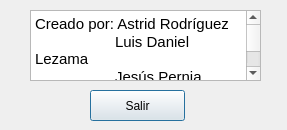
<?xml version="1.0" encoding="UTF-8"?>
<ui version="4.0">
 <class>creditos</class>
 <widget class="QDialog" name="creditos">
  <property name="geometry">
   <rect>
    <x>0</x>
    <y>0</y>
    <width>287</width>
    <height>130</height>
   </rect>
  </property>
  <property name="windowTitle">
   <string>Dialog</string>
  </property>
  <widget class="QTextBrowser" name="textBrowser">
   <property name="geometry">
    <rect>
     <x>30</x>
     <y>10</y>
     <width>231</width>
     <height>71</height>
    </rect>
   </property>
   <property name="html">
    <string>&lt;!DOCTYPE HTML PUBLIC &quot;-//W3C//DTD HTML 4.0//EN&quot; &quot;http://www.w3.org/TR/REC-html40/strict.dtd&quot;&gt;
&lt;html&gt;&lt;head&gt;&lt;meta name=&quot;qrichtext&quot; content=&quot;1&quot; /&gt;&lt;style type=&quot;text/css&quot;&gt;
p, li { white-space: pre-wrap; }
&lt;/style&gt;&lt;/head&gt;&lt;body style=&quot; font-family:'Cantarell'; font-size:11pt; font-weight:400; font-style:normal;&quot;&gt;
&lt;p style=&quot; margin-top:0px; margin-bottom:0px; margin-left:0px; margin-right:0px; -qt-block-indent:0; text-indent:0px;&quot;&gt;Creado por: Astrid Rodríguez &lt;/p&gt;
&lt;p style=&quot; margin-top:0px; margin-bottom:0px; margin-left:0px; margin-right:0px; -qt-block-indent:0; text-indent:0px;&quot;&gt;	Luis Daniel Lezama&lt;/p&gt;
&lt;p style=&quot; margin-top:0px; margin-bottom:0px; margin-left:0px; margin-right:0px; -qt-block-indent:0; text-indent:0px;&quot;&gt;	Jesús Pernia&lt;/p&gt;
&lt;p style=&quot; margin-top:0px; margin-bottom:0px; margin-left:0px; margin-right:0px; -qt-block-indent:0; text-indent:0px;&quot;&gt;	Miguel Méndez &lt;/p&gt;
&lt;p style=&quot; margin-top:0px; margin-bottom:0px; margin-left:0px; margin-right:0px; -qt-block-indent:0; text-indent:0px;&quot;&gt;	Roberto Blanco&lt;/p&gt;&lt;/body&gt;&lt;/html&gt;</string>
   </property>
  </widget>
  <widget class="QPushButton" name="pushButton">
   <property name="geometry">
    <rect>
     <x>90</x>
     <y>90</y>
     <width>95</width>
     <height>31</height>
    </rect>
   </property>
   <property name="text">
    <string>Salir</string>
   </property>
  </widget>
 </widget>
 <resources/>
 <connections>
  <connection>
   <sender>pushButton</sender>
   <signal>clicked()</signal>
   <receiver>creditos</receiver>
   <slot>close()</slot>
   <hints>
    <hint type="sourcelabel">
     <x>187</x>
     <y>165</y>
    </hint>
    <hint type="destinationlabel">
     <x>190</x>
     <y>94</y>
    </hint>
   </hints>
  </connection>
 </connections>
</ui>
